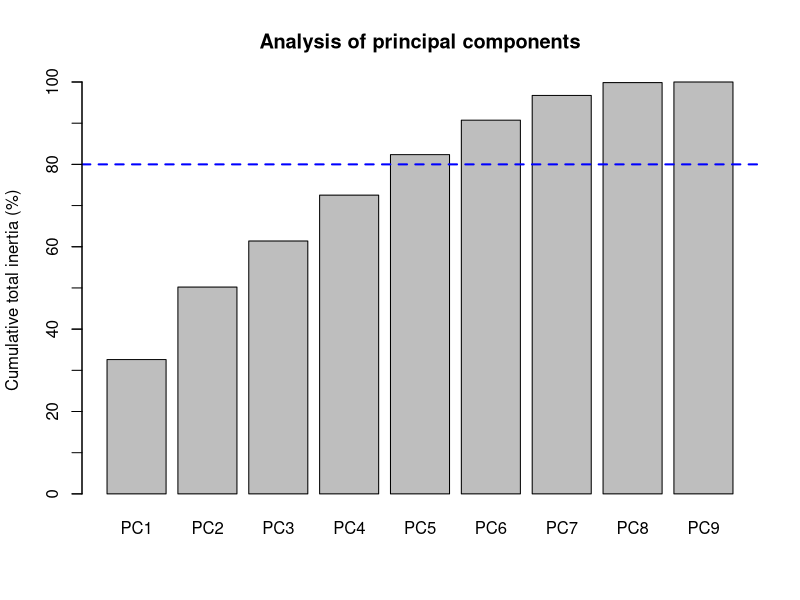
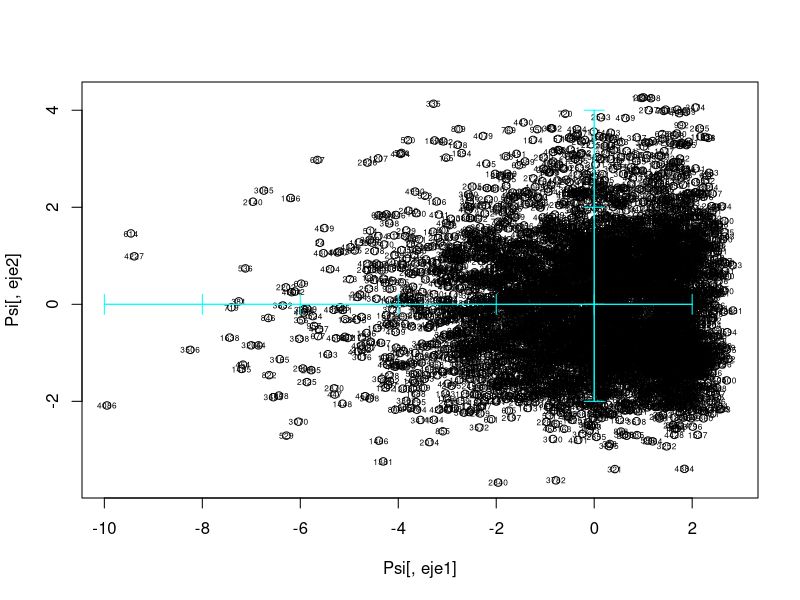
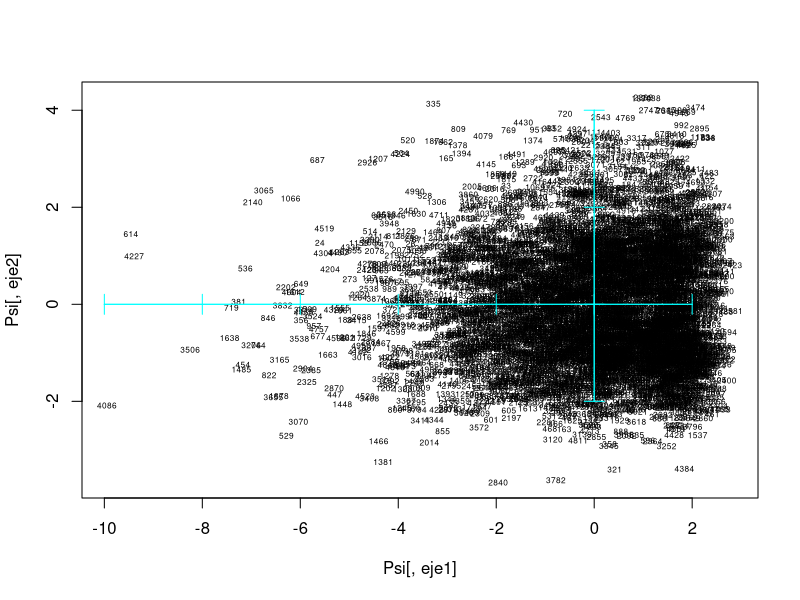
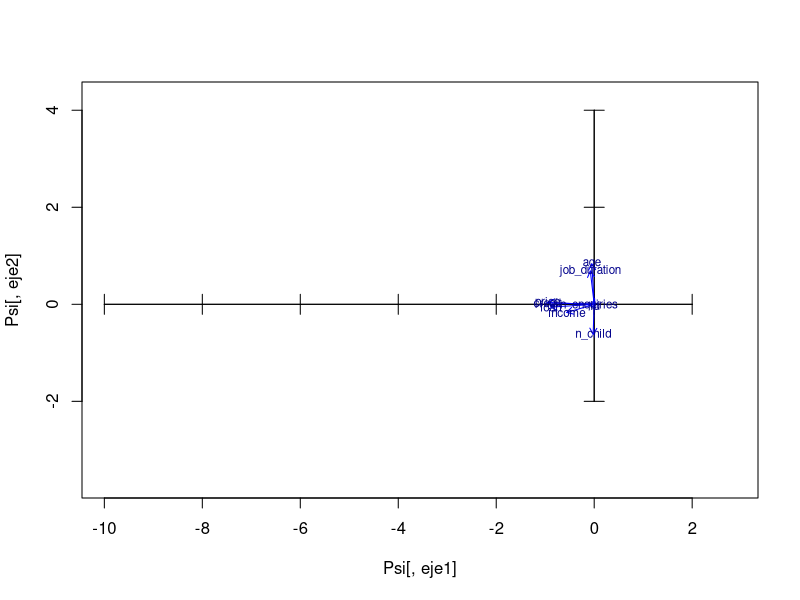
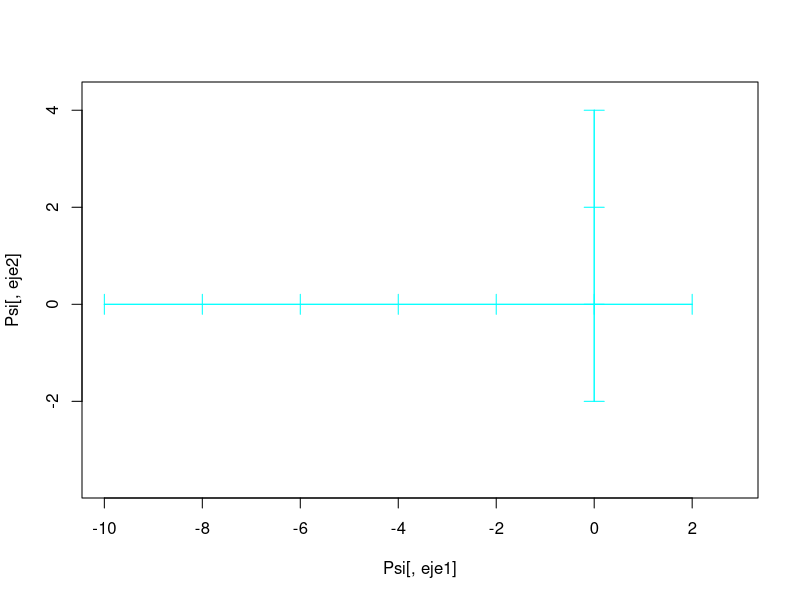
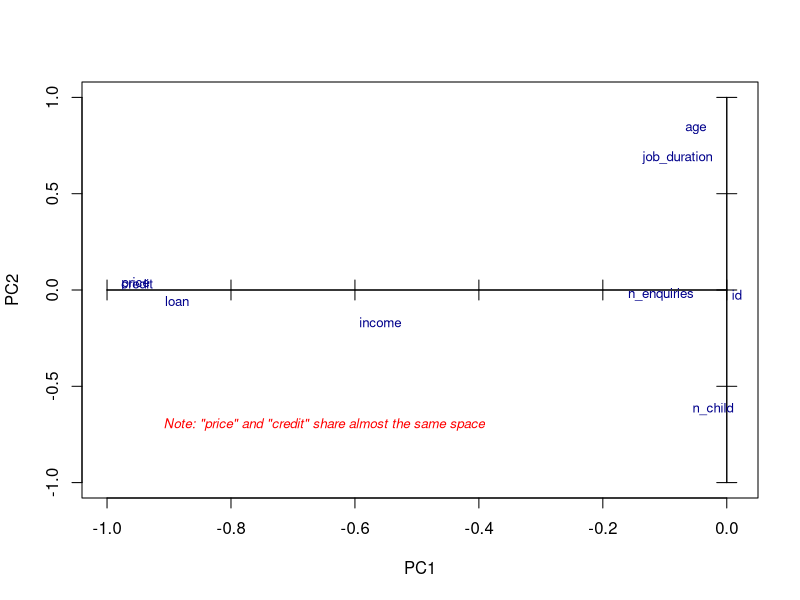
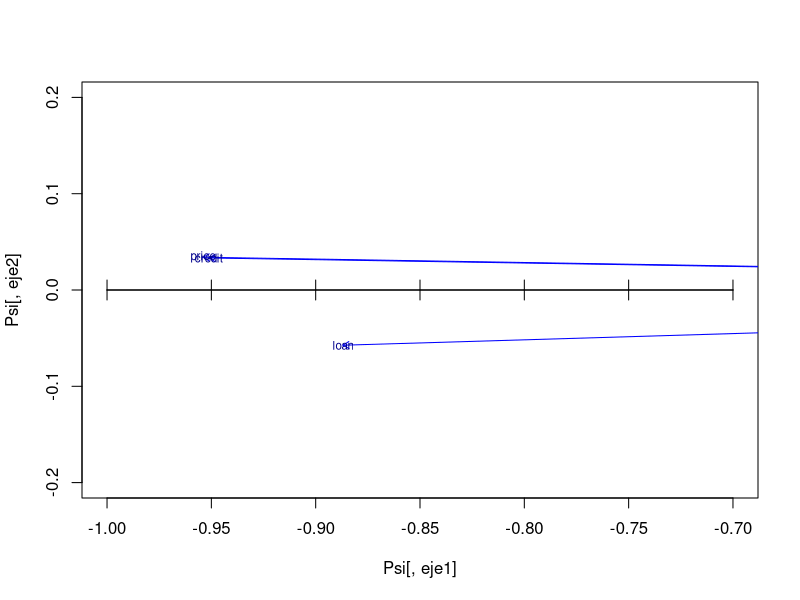
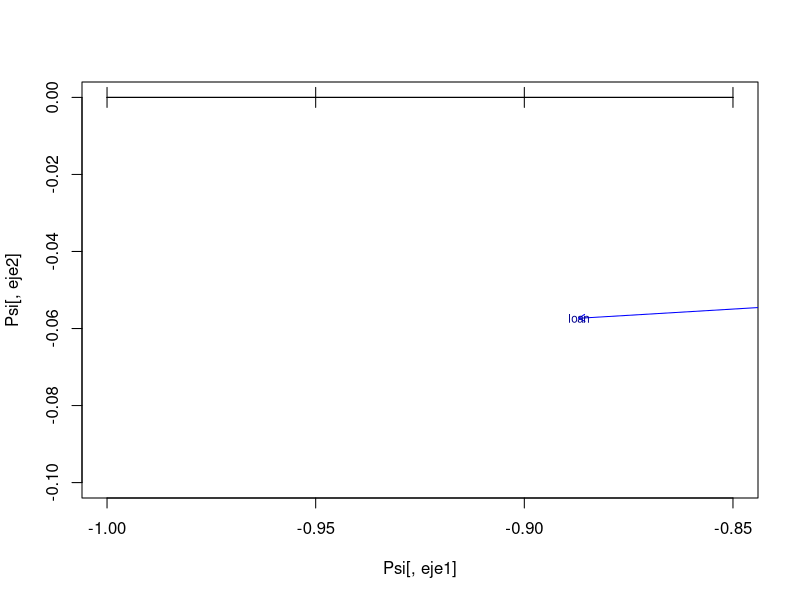

The R source for these figures, in order: (Note: this script raises an error after producing the figures.)
## ---- chunk 1
df <- read.csv("imputed_data.csv")
data = df
## ---- chunk 2
# Here we can see the output of the PCA 
numeriques <- which(sapply(data,is.numeric))
numeriques

dcon <- data[,numeriques]
sapply(dcon,class)

pc1 <- prcomp(dcon, scale=TRUE)
pc1
## ---- chunk 3
barplot(100*cumsum(pc1$sdev[1:dim(dcon)[2]]^2)/dim(dcon)[2], main = 
        'Analysis of principal components', 
        names.arg = c("PC1", "PC2", "PC3", "PC4", "PC5",
        "PC6", "PC7", "PC8", "PC9"), ylab = "Cumulative total inertia (%)")

abline(80,0, col = "blue", lwd = 2, lty = 2)
axis(side=2, at=(seq(0, 100, by=10)), labels = FALSE)

## ---- chunk 4
# Select only 5 components
nd = 5
Psi = pc1$x[,1:nd]

# STORAGE OF LABELS FOR INDIVIDUALS AND VARIABLES

iden = row.names(dcon)
etiq = names(dcon)
ze = rep(0,length(etiq)) # WE WILL NEED THIS VECTOR AFTERWARDS FOR THE GRAPHICS

# PLOT OF INDIVIDUALS

#Select the component to be plot on our axis
eje1<-1
eje2<-2

# Here is were we create the shadows

plot(Psi[,eje1],Psi[,eje2])
text(Psi[,eje1],Psi[,eje2],labels=iden, cex=0.5)
axis(side=1, pos= 0, labels = F, col="cyan")
axis(side=3, pos= 0, labels = F, col="cyan")
axis(side=2, pos= 0, labels = F, col="cyan")
axis(side=4, pos= 0, labels = F, col="cyan")

# Now don't display the nodes

plot(Psi[,eje1],Psi[,eje2], type="n")
text(Psi[,eje1],Psi[,eje2],labels=iden, cex=0.5)
axis(side=1, pos= 0, labels = F, col="cyan")
axis(side=3, pos= 0, labels = F, col="cyan")
axis(side=2, pos= 0, labels = F, col="cyan")
axis(side=4, pos= 0, labels = F, col="cyan")

#Projection of variables
# Correlation between original variables and the principal components
Phi = cor(dcon,Psi)

#select our axis

X<-Phi[,eje1]
Y<-Phi[,eje2]

plot(Psi[,eje1],Psi[,eje2],type="n")
axis(side=1, pos= 0, labels = F)
axis(side=3, pos= 0, labels = F)
axis(side=2, pos= 0, labels = F)
axis(side=4, pos= 0, labels = F)
arrows(ze, ze, X, Y, length = 0.07,col="blue")
text(X,Y,labels=etiq,col="darkblue", cex=0.7)

plot(Psi[,eje1],Psi[,eje2], type="n")
#text(Psi[,eje1],Psi[,eje2],labels=iden, cex=0.5)
axis(side=1, pos= 0, labels = F, col="cyan")
axis(side=3, pos= 0, labels = F, col="cyan")
axis(side=2, pos= 0, labels = F, col="cyan")
axis(side=4, pos= 0, labels = F, col="cyan")
## ---- chunk 5
plot(Psi[,eje1],Psi[,eje2],type="n", xlim = c(-1,0.01), ylim = c(-1, 1),
     main = '', xlab = 'PC1', ylab='PC2')
axis(side=1, pos= 0, labels = F)
axis(side=3, pos= 0, labels = F)
axis(side=2, pos= 0, labels = F)
axis(side=4, pos= 0, labels = F)
# arrows(ze, ze, X, Y, length = 0.07,col="blue")
text(X,Y,labels=etiq,col="darkblue", cex=0.8)
text(-0.65,-0.7, 
     substitute(paste(italic('Note: "price" and "credit" share almost the same space')))
     ,col="red", cex=0.8)

# The "price" and "credit" are overlap, because one is the price of the good that they want to purchase, while the credit is the loan that the client request. And in most of the cases, they are really similar.
# The n_child seems to be opposite than age, which is kind of controversial. The reason of that is, based on the sample size that we are investigating, the younger age tend to have more child than older people.
## ---- chunk 6
plot(Psi[,eje1],Psi[,eje2],type="n", xlim = c(-1,-0.7), ylim = c(-0.2, 0.2))
axis(side=1, pos= 0, labels = F)
axis(side=3, pos= 0, labels = F)
axis(side=2, pos= 0, labels = F)
axis(side=4, pos= 0, labels = F)
arrows(ze, ze, X, Y, length = 0.07,col="blue")
text(X,Y,labels=etiq,col="darkblue", cex=0.7)

# Check that there are not more variables aggregated close to "loan"

plot(Psi[,eje1],Psi[,eje2],type="n", xlim = c(-1,-0.85), ylim = c(-0.1, 0))
axis(side=1, pos= 0, labels = F)
axis(side=3, pos= 0, labels = F)
axis(side=2, pos= 0, labels = F)
axis(side=4, pos= 0, labels = F)
arrows(ze, ze, X, Y, length = 0.07,col="blue")
text(X,Y,labels=etiq,col="darkblue", cex=0.7)
## ---- chunk 7
# Adding the target variable (index=2)
varcat=factor(data[,2])
plot(Psi[,1],Psi[,2], pch=c(1,20) [varcat], col=c("lightgreen", "red") [varcat],
     xlab = 'PC1', ylab = 'PC2')
axis(side=1, pos= 0, labels = F, col="darkgray")
axis(side=3, pos= 0, labels = F, col="darkgray")
axis(side=2, pos= 0, labels = F, col="darkgray")
axis(side=4, pos= 0, labels = F, col="darkgray")
legend(levels(factor(varcat)),pch=c(1,20),col=c(1,2), cex=0.6)

text(fdic1,fdic2,labels=levels(varcat), col=c("darkblue", "darkblue"), 
     cex=0.7)

## ---- chunk 8
varcat<-factor(data[,2]) 
fdic1 = tapply(Psi[,eje1],varcat,mean)
fdic2 = tapply(Psi[,eje2],varcat,mean) 

plot(Psi[,eje1],Psi[,eje2],type="n", xlim= c(-1,1), ylim = c(-1,1))
axis(side=1, pos= 0, labels = F, col="cyan")
axis(side=3, pos= 0, labels = F, col="cyan")
axis(side=2, pos= 0, labels = F, col="cyan")
axis(side=4, pos= 0, labels = F, col="cyan")

text(fdic1,fdic2,labels=levels(varcat), col=c("green", "red"), 
     cex=0.7)
## ---- chunk 9
dcat <- c(2:5,11:14,17:18,20)
colors<-rainbow(length(dcat))

plot(Psi[,eje1],Psi[,eje2], type = "n")
axis(side=1, pos= 0, labels = F, col="cyan")
axis(side=3, pos= 0, labels = F, col="cyan")
axis(side=2, pos= 0, labels = F, col="cyan")
axis(side=4, pos= 0, labels = F, col="cyan")

# Loop to add all categories 

c <- 1
for(k in dcat){
  seguentColor<-colors[c]
  fdic1 = tapply(Psi[,eje1],data[,k],mean)
  fdic2 = tapply(Psi[,eje2],data[,k],mean) 
  
  text(fdic1,fdic2,labels=levels(factor(data[,k])),col=seguentColor, cex=0.6)
  c<-c+1
}
legend("bottomleft",names(data)[dcat],pch=1,col=colors, cex=0.6)

## ---- chunk 10
dcat <- c(2:5,11:14,17:18,20)
colors<-rainbow(length(dcat))

plot(Psi[,eje1],Psi[,eje2], type = "n", xlim = c(-3,2), ylim = c(-2,3))
axis(side=1, pos= 0, labels = F, col="cyan")
axis(side=3, pos= 0, labels = F, col="cyan")
axis(side=2, pos= 0, labels = F, col="cyan")
axis(side=4, pos= 0, labels = F, col="cyan")

# Loop to add all categories 

c <- 1
for(k in dcat){
  seguentColor<-colors[c]
  fdic1 = tapply(Psi[,eje1],data[,k],mean)
  fdic2 = tapply(Psi[,eje2],data[,k],mean) 
  
  text(fdic1,fdic2,labels=levels(factor(data[,k])),col=seguentColor, cex=0.6)
  c<-c+1
}
legend("bottomleft",names(data)[dcat],pch=1,col=colors, cex=0.6)

## ---- chunk 11
groups <- list(c(2:5), c(11:13), 14, 17, 18, 20)

for(j in 1:length(groups)){
  colors <- rainbow(length(groups))
  
  a = plot(Psi[,eje1],Psi[,eje2], type = "n", xlim = c(-3,2), ylim = c(-2,3))
  axis(side=1, pos= 0, labels = F, col="cyan")
  axis(side=3, pos= 0, labels = F, col="cyan")
  axis(side=2, pos= 0, labels = F, col="cyan")
  axis(side=4, pos= 0, labels = F, col="cyan")
    
    # Loop to add all categories of this group
    c <- 1
    for(k in groups[[j]]){
      seguentColor<-colors[c]
      fdic1 = tapply(Psi[,eje1],data[,k],mean)
      fdic2 = tapply(Psi[,eje2],data[,k],mean) 
      
      text(fdic1,fdic2,labels=levels(factor(data[,k])),col=seguentColor, 
           cex=0.6)
      c <- c+1
    }
  legend("bottomleft",names(data)[groups[[j]]],pch=1,col=colors, cex=0.6)
}


## ---- chunk 12
groups <- list(c(2:5), c(11:13))

for(j in 1:length(groups)){
  colors <- rainbow(length(groups))
  
  a = plot(Psi[,eje1],Psi[,eje2], type = "n", xlim = c(-1,2), ylim = c(-1,3))
  axis(side=1, pos= 0, labels = F, col="cyan")
  axis(side=3, pos= 0, labels = F, col="cyan")
  axis(side=2, pos= 0, labels = F, col="cyan")
  axis(side=4, pos= 0, labels = F, col="cyan")
  
  #add projections of numerical variables in background
  arrows(ze, ze, X, Y, length = 0.07,col="lightgray")
  text(X,Y,labels=etiq,col="gray", cex=0.7)
    
    # Loop to add all categories of this group
    c <- 1
    for(k in groups[[j]]){
      seguentColor<-colors[c]
      fdic1 = tapply(Psi[,eje1],data[,k],mean)
      fdic2 = tapply(Psi[,eje2],data[,k],mean) 
      
      text(fdic1,fdic2,labels=levels(factor(data[,k])),col=seguentColor, 
           cex=0.6)
      c <- c+1
    }
  legend("bottomleft",names(data)[groups[[j]]],pch=1,col=colors, cex=0.6)
}

## ---- chunk 13
# Plot the PCA plan
plot(Psi[,eje1],Psi[,eje2])
axis(side=1, pos= 0, labels = F, col="cyan")
axis(side=3, pos= 0, labels = F, col="cyan")
axis(side=2, pos= 0, labels = F, col="cyan")
axis(side=4, pos= 0, labels = F, col="cyan")

# Defining the parameter for Mahalanobis distance
df <- Psi[,eje1:eje2]
df.center <- colMeans(df)
df.cov <- cov(df)
rad <- sqrt(qchisq(0.95, df = ncol(df)))


# Plotting the ellipse of Mahalanobis distance
ellipse <- data.frame(ellipse(df.center, df.cov, rad, 100, FALSE, col = "orange", fill=TRUE))
## ---- chunk 14
# Applying the function
distances <- mahalanobis(x = df, center = df.center, cov = df.cov)

# Defining the Cut-off trigger using Chi-square distance with p = 0.95 df = 2 which in ncol(df)
cutoff <- qchisq(p = 0.95 , df = ncol(df))

# Display all the observations whose distance is greater than the cut-off value.
df[distances > cutoff ,]

# Displan only the observation within the distance
df_clean <- df[distances < cutoff ,]
plot(df_clean, type = "p")
# text(Psi[,eje1],Psi[,eje2],labels=iden,  cex=0.5)
axis(side=1, pos= 0, labels = F, col="cyan")
axis(side=3, pos= 0, labels = F, col="cyan")
axis(side=2, pos= 0, labels = F, col="cyan")
axis(side=4, pos= 0, labels = F, col="cyan")
## ---- chunk 15
#select other axes

eje1 = 3
eje2 = 4

X<-Phi[,eje1]
Y<-Phi[,eje2]

plot(Psi[,eje1],Psi[,eje2],type="n", xlim = c(-.2,1), ylim = c(-1,.2))
axis(side=1, pos= 0, labels = F)
axis(side=3, pos= 0, labels = F)
axis(side=2, pos= 0, labels = F)
axis(side=4, pos= 0, labels = F)
arrows(ze, ze, X, Y, length = 0.07,col="blue")
text(X,Y,labels=etiq,col="darkblue", cex=0.7)
## ---- chunk 16
# df <- data.frame(data$n_child, age)

# Calculate the average age for each n_child value
avg_age <- tapply(data$age, data$n_child, mean)
regression_model <- lm(data$age ~ data$n_child, data = data)
## ---- chunk 17
# Create the scatter plot
plot(names(avg_age), avg_age, xlab = "n_child", ylab = "Average Age", main = "Average Age vs. n_child")
abline(regression_model, col = "blue")
## ---- chunk 18
par(mfrow=c(1,1))
plot (data$n_child, data$age)
## ---- chunk 19
regression_model
summary(regression_model)
## ---- chunk 20
par(mfrow=c(2,2))
plot(regression_model)
